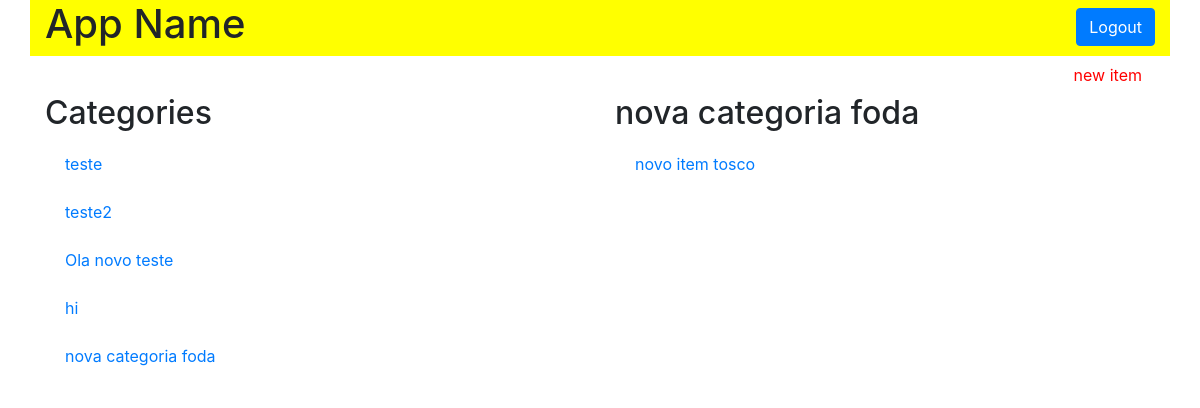
The app's page /category/13/items, older data.
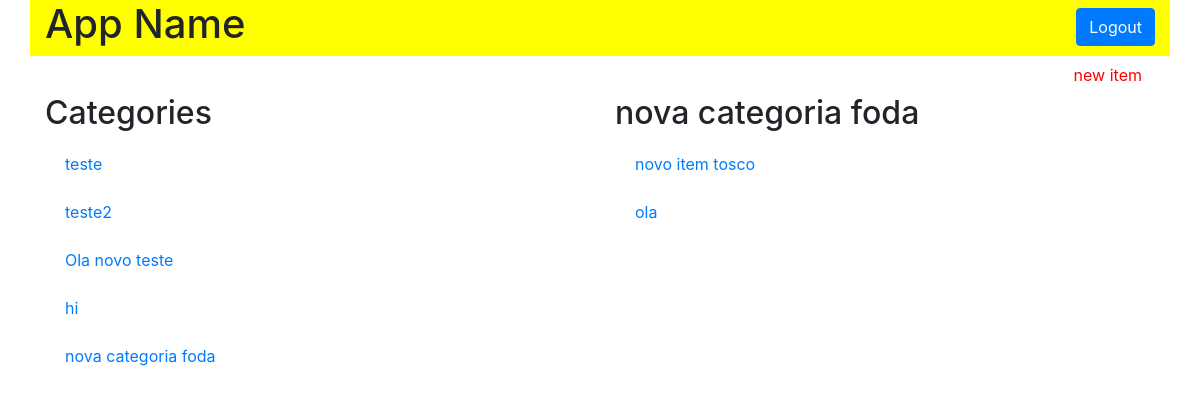
The same page, newer data.
### models.py (models this page shows, shortened)
class Category(Base):
    __tablename__ = 'category'
    id = Column(Integer, primary_key=True)
    name = Column(String(50), nullable=False)

class Item(Base):
    __tablename__ = 'item'
    id = Column(Integer, primary_key=True)
    name = Column(String(50), nullable=False)
    description = Column(String(1000), nullable=False)
    category_id = Column(Integer, ForeignKey('category.id'))
    category = relationship(Category)

### application.py (the view)
@app.route('/category/<int:category_id>/items')
def categoryFunction(category_id):
    category = session.query(Category)
    category2 = session.query(Category).filter_by(id=category_id).one()
    items = session.query(Item).filter_by(category_id=category2.id)
    if not items:
        flash("You have no items yet!")
        return render_template('category.html', plantas=category, plantas2=category2, itemName=items)
    else:
        return render_template('category.html', plantas=category, plantas2=category2, itemName=items)

### templates/category.html (shortened to what this page needs)
<!DOCTYPE html>
<html lang="pt-br">
<head>
  <link rel="stylesheet" href="https://stackpath.bootstrapcdn.com/bootstrap/4.3.1/css/bootstrap.min.css">
  <link rel="stylesheet" href="{{ url_for('static', filename='styles.css') }}" />
</head>
<body>
  <div class="container">
    <header id="top-header" class="row">
      <div class="col-md-6">
        <h1>App Name</h1>
      </div>
      <div class="col-md-6">
        <button type="button"  id="log-in-out-button" class="btn btn-primary">Logout</button>
      </div>
    </header>
    <section class="row">
      <div class="col-md-12">
        <a href='{{ url_for('newItemFunction', category_id=plantas2.id)}}'>
          <button id="new-item-button" class="btn btn-default link-color">
            new item
          </button>
        </a>
    </section>
    <section class="row">
      <div class="col-md-6">
        <h2>Categories</h2>
        {% for i in plantas %}
          <div class="list-group">
            <a href="{{ url_for('categoryFunction', category_id=i.id)}}" class="list-group-item" class="list-group-item">{{ i.name }}</a>
          </div>
        {% endfor %}
      </div>
      <div class="col-md-6">
        <h2>{{ plantas2.name }}</h2>
        {% for i in itemName %}
          <div class="list-group">
            <a href="{{ url_for('itemFunction', item_id=i.id, category_id=plantas2.id)}}" class="list-group-item" class="list-group-item">{{ i.name }}</a>
          </div>
        {% endfor %}
      </div>
    </section>
  </div>
</body>
</html>

### static/styles.css (style rules this page uses)
#top-header { background-color: yellow; }
#log-in-out-button { float: right; margin-top: 1.5%; }
#new-item-button { float: right; }
.list-group-item { border: 0px; }
.link-color { color: red; }

Row changes from the older to the newer data that the page shows:
added Item: name "ola"
